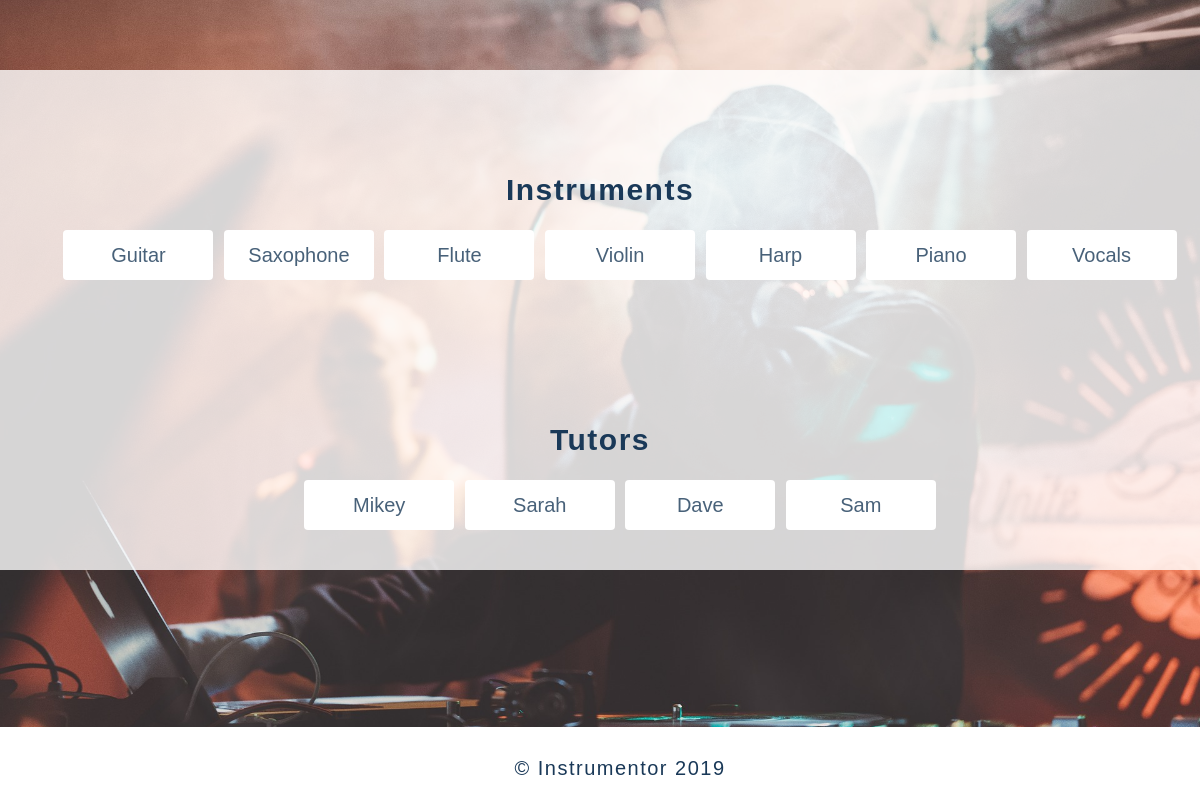
The app's page /home/schedule/, older data.
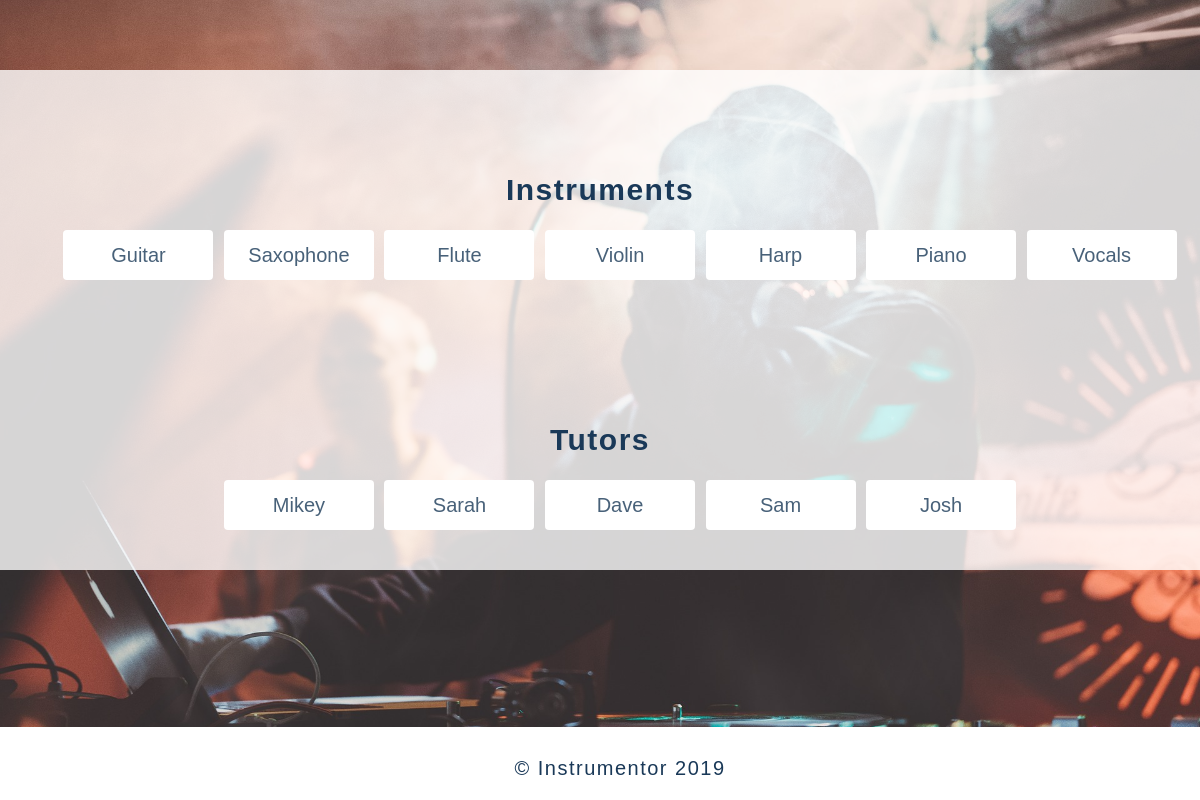
The same page, newer data.
### home/models.py (models this page shows, shortened)
class Instrument(models.Model):
    name = models.CharField(max_length=150)

class Tutor(models.Model):
    profile_pic = models.ImageField(upload_to="images/", default="concert.jpg") # pip3 install pillow
    name = models.CharField(max_length=150)
    experience = models.TextField(null=True, blank=True)
    instrument_avail = models.BooleanField(null=True, blank=True)
    price = models.DecimalField(max_digits=8, decimal_places=2, blank=True, null=True)
    instrument = models.ForeignKey('Instrument', on_delete=models.SET_NULL, null=True)
    user = models.OneToOneField(User, on_delete=models.CASCADE, null=False, primary_key=True)

### home/views.py (the view)
# urls.py: path('schedule/', views.schedule, name = 'schedule'),
def schedule(request):
    all_instruments = Instrument.objects.all()
    tutors = Tutor.objects.all()
    all_hours = Hour.objects.all()
    return render(request, 'schedule.html', {'all_instruments': all_instruments, \
        'tutors': tutors, 'all_hours': all_hours})

### home/templates/schedule.html
﻿{% extends "base.html" %}
{% block content %}
  <section class="content3">
  <div class="profile_info">
  <h3>Instruments</h3>
    <ul>
      <div class="btn-group2">
        {% for instrument in all_instruments %}
        <button class="button2">
          <a href="{{instrument.name}}"> {{instrument.name}} </a>
        </button>
        {% endfor %}
      </div>
    </ul>
    <h3>Tutors</h3>
    <ul>
      <div class="btn-group2">
      {% for tutor in tutors %}
       <button class="button2">
        <a href="{{tutor.user.username}}">{{tutor.name}}</a>
      </button>
     {% endfor %}
  </div>
    </ul>
  </div>
  </section>
{% endblock %}

Row changes from the older to the newer data that the page shows:
added Tutor: name "Josh"
